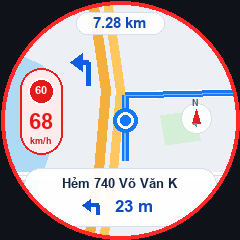
#> input picture exports/esp32-round-overspeed.png, 240 x 240 px
$ python -i detect_from_captured.py   (imports and definitions only)
#> lines starting #> are read from the running program, lines starting #| are printed output that depends on the picture; after the words box and inside, x2 and y2 are one past the last pixel; in counts of white or black regions, pixels touching at a corner belong together
#> further down, picture is the input picture: shape (240, 240, 3); mean B, G, R 172, 169.3, 180.9
import os
import sys
import json
import math
import argparse
import cv2
import numpy as np
from ultralytics import YOLO

def detect_traffic_signs_and_cameras(img_cv, vehicle_boxes=None):
    """Phát hiện toàn diện:
    1. Biển báo giao thông (QCVN 41:2019):
       - P.127: Biển giới hạn tốc độ (Viền đỏ, nền trắng, số đen)
       - P.130 / P.131: Biển cấm dừng và đỗ xe (Viền đỏ, nền xanh dương, vạch chéo đỏ)
       - P.102: Biển cấm đi ngược chiều (Nền tròn đỏ, vạch ngang trắng)
       - P.122: Biển STOP / Dừng lại (Bát giác đỏ)
    2. Camera phạt nguội bên trên (Overhead enforcement cameras):
       - Camera/hộp cảm biến giám sát treo trên giá long môn hoặc cần vươn trên cao
    """
    if img_cv is None:
        return []
    h_img, w_img = img_cv.shape[:2]
#> h_img = 240; w_img = 240
    candidates = []

    # --- A. PHÁT HIỆN BIỂN BÁO HÌNH TRÒN / BÁT GIÁC VIỀN ĐỎ ---
    hsv = cv2.cvtColor(img_cv, cv2.COLOR_BGR2HSV)
#> hsv: shape (240, 240, 3); mean H, S, V 75.7, 59.8, 195.7
    mask1 = cv2.inRange(hsv, np.array([0, 70, 50]), np.array([12, 255, 255]))
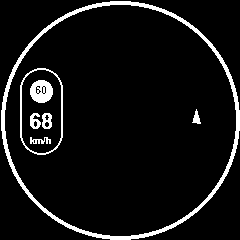
#> mask1: shape (240, 240); 7.1% white; 7 white regions
    mask2 = cv2.inRange(hsv, np.array([160, 70, 50]), np.array([180, 255, 255]))
#> mask2: shape (240, 240); every value is 0
    mask_red = mask1 | mask2

    contours, _ = cv2.findContours(mask_red, cv2.RETR_EXTERNAL, cv2.CHAIN_APPROX_SIMPLE)
#> contours = 1 contour; box (x1, y1, x2, y2) and area: (1, 1, 240, 240) 44484

    for c in contours:
        area = cv2.contourArea(c)
        if area < 150: # Cho phép bắt các biển ở cự ly xa
            continue
        peri = cv2.arcLength(c, True)
        if peri == 0:
            continue
        circularity = 4 * np.pi * area / (peri * peri)
        x, y, w, h = cv2.boundingRect(c)
        ratio = w / float(h)
        if not (0.70 <= ratio <= 1.40 and circularity >= 0.40):
            continue

        cx, cy = x + w / 2.0, y + h / 2.0

        # Lọc bỏ vật thể nằm lọt trong thân xe cộ
        inside_vehicle = False
        if vehicle_boxes:
            for vb in vehicle_boxes:
                # Nếu nằm hoàn toàn trong xe cộ tầm thấp (y > 380)
                if vb[0] <= cx <= vb[2] and vb[1] <= cy <= vb[3] and cy > 0.45 * h_img:
                    inside_vehicle = True
                    break
        if inside_vehicle:
            continue

        # Lọc vị trí: Phải ở tầm lề đường (cy <= 0.62*H) hoặc treo cao (cy >= 0.08*H)
        if cy > 0.62 * h_img or cy < 0.08 * h_img:
            continue
        if (0.38 * w_img <= cx <= 0.62 * w_img) and (cy >= 0.38 * h_img):
            continue

        # Phân loại màu sắc lòng biển
        patch = img_cv[y:y+h, x:x+w]
        if patch.size == 0:
            continue

        b, g, r = patch[:, :, 0], patch[:, :, 1], patch[:, :, 2]
        total_px = float(patch.shape[0] * patch.shape[1])
        patch_hsv = cv2.cvtColor(patch, cv2.COLOR_BGR2HSV)

        # 1. Nền xanh dương (P.130/P.131 cấm dừng đỗ)
        blue_cnt = np.sum((b > 75) & (r < 65))
        blue_ratio = blue_cnt / total_px

        # 2. Nền trắng phản quang (P.127 tốc độ hoặc biển cấm chung)
        white_cnt = np.sum((patch_hsv[:, :, 1] < 75) & (patch_hsv[:, :, 2] > 120))
        white_ratio = white_cnt / total_px

        # 3. Nét đen chữ số / biểu tượng
        dark_cnt = np.sum(patch_hsv[:, :, 2] < 85)
        dark_ratio = dark_cnt / total_px

        delta_v = int(np.max(patch_hsv[:, :, 2])) - int(np.min(patch_hsv[:, :, 2]))

        sign_type = None
        conf = 0.60
        if blue_ratio >= 0.15:
            sign_type = "no_stopping_or_parking"
            conf = min(0.95, round(0.55 + blue_ratio * 0.5, 2))
        elif white_ratio >= 0.08 and (dark_ratio >= 0.08 or delta_v >= 100):
            sign_type = "speed_limit_or_prohibition_sign"
            conf = min(0.95, round(circularity * 0.85, 2))
        elif delta_v >= 120 and circularity >= 0.65:
            sign_type = "prohibition_sign"
            conf = 0.55

        if sign_type:
            candidates.append({
                "type": sign_type,
                "conf": conf,
                "bbox": [x, y, x + w, y + h]
            })
#> this loop made 1 pass
#> (area, peri, circularity, x, y, w, h, ratio) on pass 1: (44484, 788, 0.9, 1, 1, 239, 239, 1)
#> after the loop, candidates = []

    return candidates


# [110 lines left out: function detect_overhead_cameras, not called in this run]
import sys
import json
import math
import argparse
from ultralytics import YOLO

# [194 lines left out: functions calculate_sign_gps, process_manifest, not called in this run]


# [8 lines not run here, left out]

>>> import cv2
>>> picture = cv2.imread('../exports/esp32-round-overspeed.png')
>>> result = detect_traffic_signs_and_cameras(picture)
#> result = []
